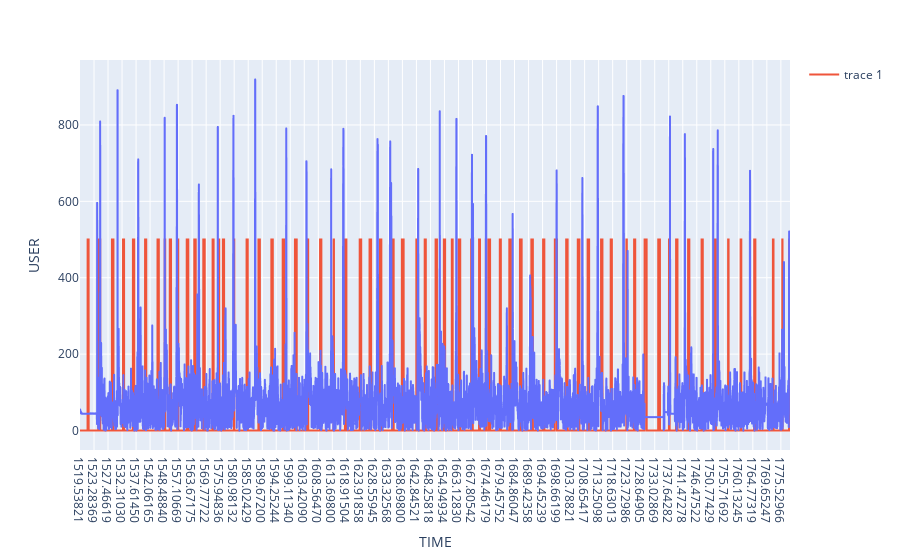

Notebook source saved alongside this figure:
### Code cell
cut = 800

fig = px.line(df.iloc[:-cut], x='TIME', y="USER")

fig.add_scatter(x=df['TIME'][:-cut], y=df['BKID'][:-cut], mode='lines')
fig.show()

### Figure 1 — Plotly figure (JSON) as saved in the notebook; plotly's stock layout.template omitted (floating-point values rounded to 4 significant figures; data arrays with more than 128 entries replaced by an {"elided": "..."} marker saying what was removed)
{"data": [{"hovertemplate": "TIME=%{x}<br>USER=%{y}<extra></extra>", "legendgroup": "", "line": {"color": "#636efa", "dash": "solid"}, "marker": {"symbol": "circle"}, "mode": "lines", "name": "", "showlegend": false, "type": "scattergl", "x": {"elided": "10891 str values"}, "xaxis": "x", "y": {"elided": "10891 int values"}, "yaxis": "y"}, {"mode": "lines", "type": "scatter", "x": {"elided": "10891 str values"}, "y": {"elided": "10891 int values"}}], "layout": {"legend": {"tracegroupgap": 0}, "margin": {"t": 60}, "xaxis": {"anchor": "y", "domain": [0, 1], "title": {"text": "TIME"}}, "yaxis": {"anchor": "x", "domain": [0, 1], "title": {"text": "USER"}}}}
